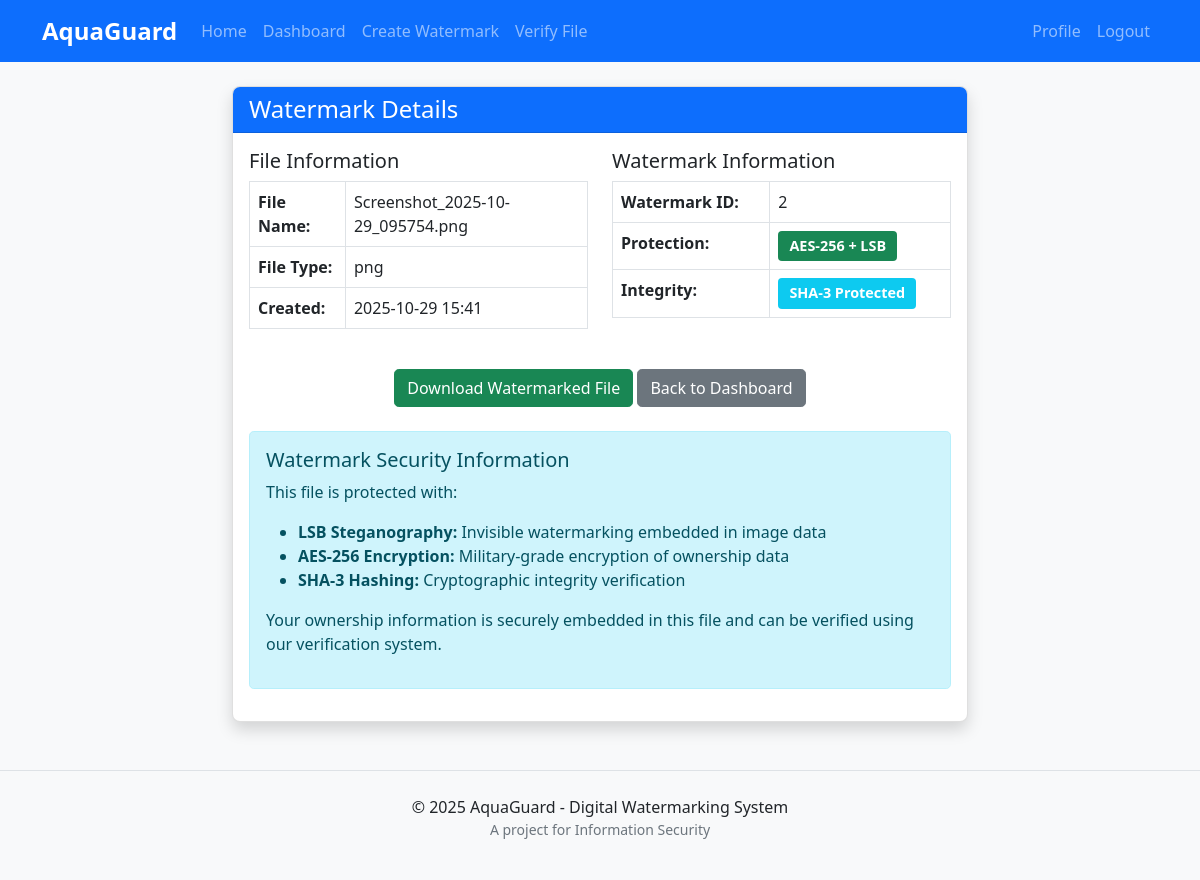
Screenshot of /watermark/view/2 (signed in) with the database file from the repository.
### aquaguard/models/watermark.py (models this page shows, shortened)
class Watermark(db.Model):
    __tablename__ = 'watermarks'
    __table_args__ = (
        db.Index('ix_watermarks_file_hash', 'file_hash'),
        db.Index('ix_watermarks_user_id', 'user_id'),
        db.Index('ix_watermarks_file_type', 'file_type'),
    )
    id = db.Column(db.Integer, primary_key=True)
    user_id = db.Column(db.Integer, db.ForeignKey('users.id'), nullable=False, index=True)
    file_name = db.Column(db.String(255), nullable=False)
    original_file_path = db.Column(db.String(255), nullable=False)
    watermarked_file_path = db.Column(db.String(255), nullable=False)
    watermark_data = db.Column(db.Text, nullable=False)  # JSON string containing watermark info
    file_hash = db.Column(db.String(64), nullable=False, index=True)  # SHA-3 hash of original file
    encryption_key = db.Column(db.String(64), nullable=False)  # AES-256 key (encrypted)
    created_at = db.Column(db.DateTime, default=datetime.datetime.utcnow)
    file_type = db.Column(db.String(20), nullable=False, index=True)  # Image, PDF, etc.

### aquaguard/controllers/watermark_controller.py (the view)
@watermark_bp.route('/view/<int:watermark_id>')
@login_required
def view_watermark(watermark_id):
    watermark = Watermark.query.get_or_404(watermark_id)
    if watermark.user_id != current_user.id:
        flash('Unauthorized access', 'danger')
        return redirect(url_for('dashboard'))
    return render_template('watermark/view.html', watermark=watermark)

### aquaguard/app.py (called while the page is built)
@login_manager.user_loader
def load_user(user_id):
    return User.query.get(int(user_id))

### aquaguard/templates/watermark/view.html (shortened to what this page needs)
{% extends 'base.html' %}
{% block content %}
<div class="row justify-content-center">
    <div class="col-md-8">
        <div class="card shadow">
            <div class="card-header bg-primary text-white">
                <h4 class="mb-0">Watermark Details</h4>
            </div>
            <div class="card-body">
                <div class="row mb-4">
                    <div class="col-md-6">
                        <h5>File Information</h5>
                        <table class="table table-bordered">
                            <tr>
                                <th>File Name:</th>
                                <td>{{ watermark.file_name }}</td>
                            </tr>
                            <tr>
                                <th>File Type:</th>
                                <td>{{ watermark.file_type }}</td>
                            </tr>
                            <tr>
                                <th>Created:</th>
                                <td>{{ watermark.created_at.strftime('%Y-%m-%d %H:%M') }}</td>
                            </tr>
                        </table>
                    </div>
                    <div class="col-md-6">
                        <h5>Watermark Information</h5>
                        <table class="table table-bordered">
                            <tr>
                                <th>Watermark ID:</th>
                                <td>{{ watermark.id }}</td>
                            </tr>
                            <tr>
                                <th>Protection:</th>
                                <td><span class="badge bg-success">AES-256 + LSB</span></td>
                            </tr>
                            <tr>
                                <th>Integrity:</th>
                                <td><span class="badge bg-info">SHA-3 Protected</span></td>
                            </tr>
                        </table>
                    </div>
                </div>
                <div class="text-center mb-4">
                    <a href="{{ url_for('watermark.download_watermark', watermark_id=watermark.id) }}" class="btn btn-success">
                        Download Watermarked File
                    </a>
                    <a href="{{ url_for('dashboard') }}" class="btn btn-secondary">
                        Back to Dashboard
                    </a>
                </div>
                <div class="alert alert-info">
                    <h5>Watermark Security Information</h5>
                    <p>This file is protected with:</p>
                    <ul>
                        <li><strong>LSB Steganography:</strong> Invisible watermarking embedded in image data</li>
                        <li><strong>AES-256 Encryption:</strong> Military-grade encryption of ownership data</li>
                        <li><strong>SHA-3 Hashing:</strong> Cryptographic integrity verification</li>
                    </ul>
                    <p>Your ownership information is securely embedded in this file and can be verified using our verification system.</p>
                </div>
            </div>
        </div>
    </div>
</div>
{% endblock %}

### aquaguard/static/css/style.css (style rules this page uses)
body { font-family: 'Segoe UI', Tahoma, Geneva, Verdana, sans-serif; background-color: #f8f9fa; }
.card { border-radius: 0.5rem; overflow: hidden; }
.card-header { font-weight: 500; }
.btn { border-radius: 0.3rem; }
.alert { border-radius: 0.3rem; }
.badge { font-size: 0.9rem; padding: 0.5rem 0.7rem; }

### rows the page displays
Watermark: file_name "Screenshot_2025-10-29_095754.png", file_type "png", created_at "2025-10-29 15:41", id "2"
